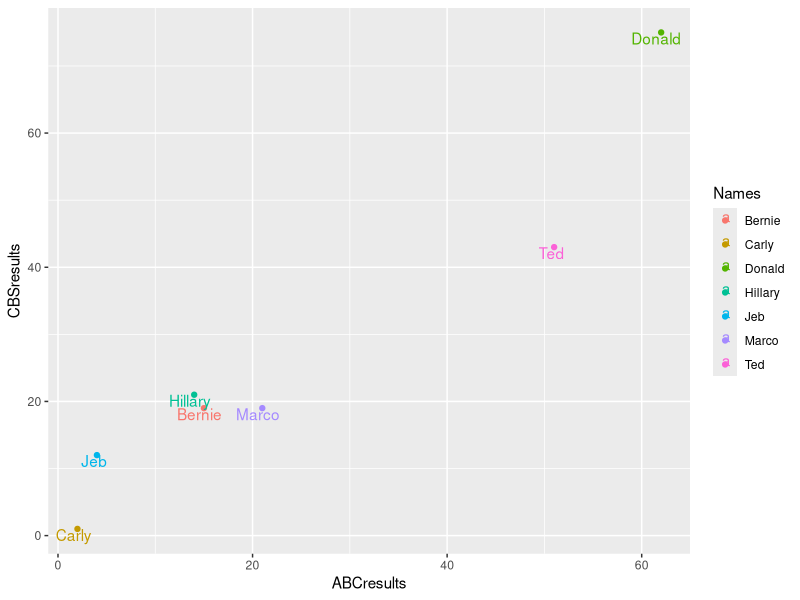

Recreate this plot in R.
## ---- chunk 1
knitr::opts_chunk$set(echo = TRUE)
library(ggplot2)
library(knitr)

opts_chunk$set(tidy.opts=list(width.cutoff=70),tidy=TRUE)
## ---- chunk 2
Names = c("Jeb", "Donald", "Ted", "Marco", "Carly", "Hillary", "Bernie")

ABCresults = c(4, 62, 51, 21, 2, 14, 15)

CBSresults = c(12, 75, 43, 19, 1, 21, 19) 

df = data.frame(Names, ABCresults, CBSresults)
## ---- chunk 3
ggplot(df, aes(ABCresults, CBSresults, color = Names))+geom_point()+geom_text(aes(label = Names),check_overlap = FALSE,hjust = .6, vjust = 1)
